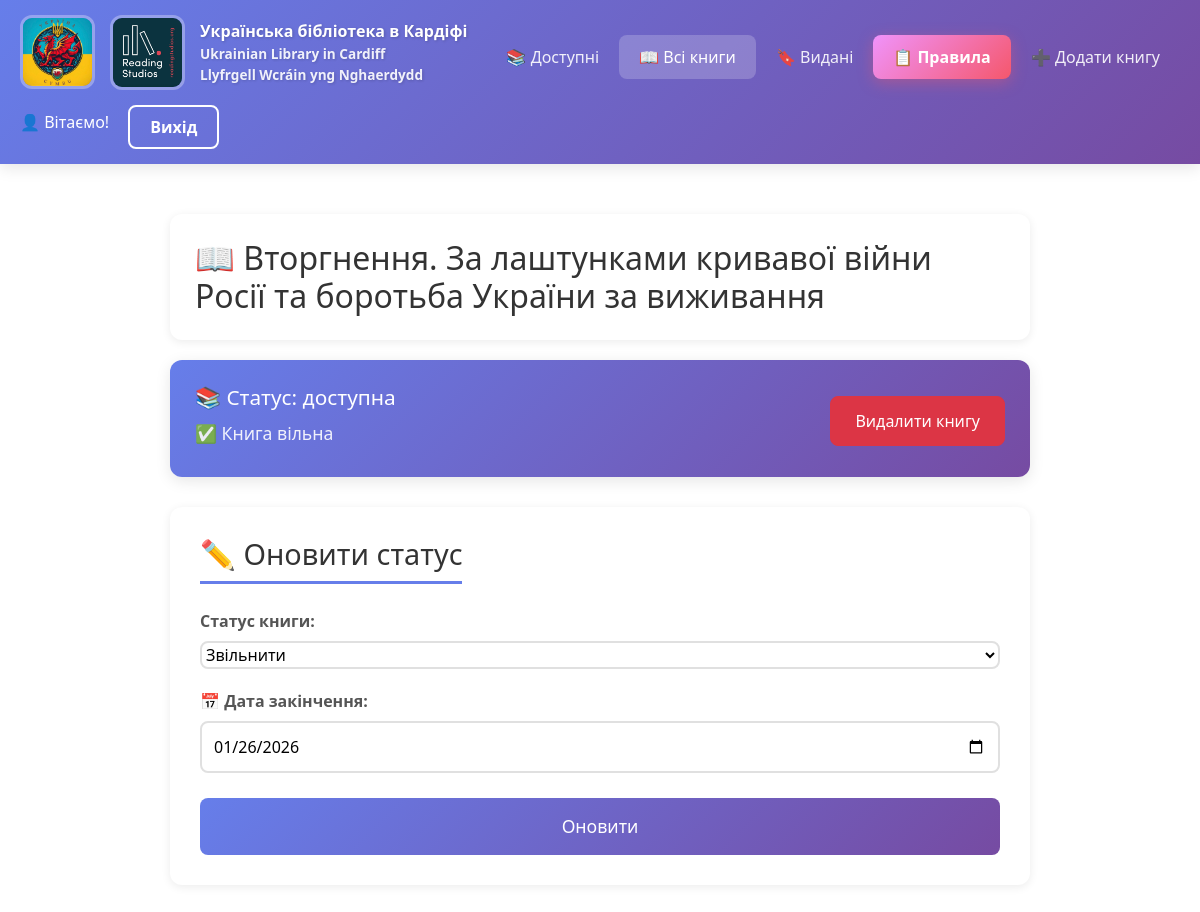
The app's page /books/4 (signed in), older data.
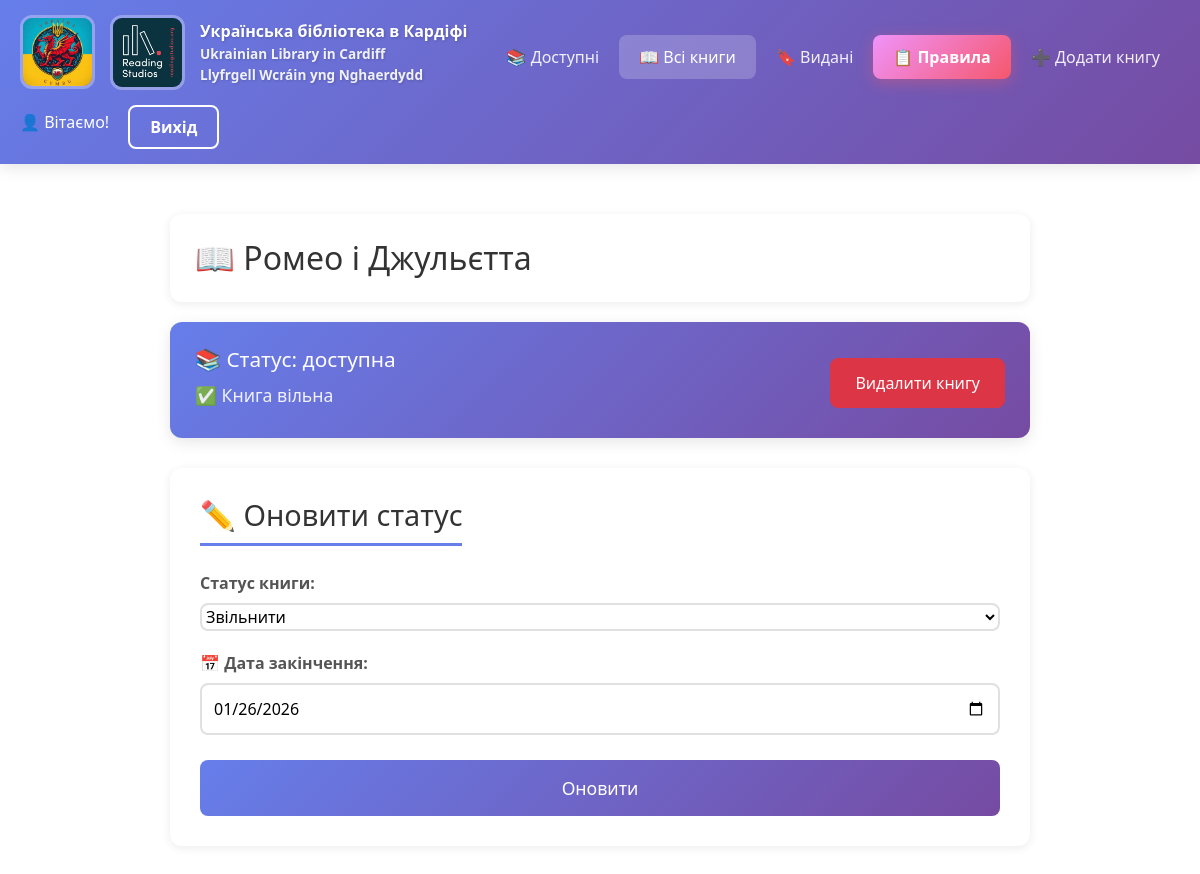
The same page, newer data.
### app.py (models this page shows)
class Book(db.Model):
    id = db.Column(db.Integer, primary_key=True)
    name_book = db.Column(db.String(100), nullable=False)
    author = db.Column(db.String(100), nullable=False)
    surname = db.Column(db.String(100), default='')
    ean = db.Column(db.Text, nullable=False)
    buyer = db.Column(db.String(100), nullable=False)
    phone = db.Column(db.String(20), nullable=False)
    stat = db.Column(db.String(20), nullable=False)
    date = db.Column(db.DateTime, default=datetime.utcnow)
    enddate = db.Column(db.DateTime, default=datetime.utcnow)
    history = db.Column(db.String(100), default='')

### app.py (the view, shortened to what this page needs)
@app.route('/books/<int:id>', methods=['POST', 'GET'])
@login_required
def change(id):
    book = Book.query.get(id)
    return render_template('change.html', book=book)

### app.py (called while the page is built)
@login_manager.user_loader
def load_user(user_id):
    return User.query.get(int(user_id))

### templates/change.html (shortened to what this page needs)
{% extends 'base.html' %}
{% block body %}
<div class="container" style="max-width: 900px; margin: 0 auto; padding: 20px;">
    <div style="background: white; padding: 25px; border-radius: 12px; box-shadow: 0 2px 10px rgba(0,0,0,0.08); margin-bottom: 20px;">
        <h1 style="color: #333; margin: 0; font-size: 2em; display: flex; align-items: center; gap: 12px;">
            📖 {{ book.name_book }}
        </h1>
    </div>
    <div class="gigi" style="margin-bottom: 30px;">
        <div class="didi" style="background: linear-gradient(135deg, #667eea 0%, #764ba2 100%); padding: 25px; border-radius: 12px; box-shadow: 0 4px 15px rgba(0,0,0,0.1); color: white; display: flex; justify-content: space-between; align-items: center;">
            <div>
                <h3 class="tutu" style="margin: 0 0 10px 0; font-size: 1.3em;">📚 Статус: {{ book.stat }} </h3>
                {% if book.stat == 'видана' %}
                <p class="tutu" style="margin: 5px 0; font-size: 1.1em;">👤 Книга у: <strong>{{ book.buyer }}</strong></p>
                <p class="tutu" style="margin: 5px 0; font-size: 1.1em;">📞 Номер: <strong>{{ book.phone }}</strong></p>
                {% else %}
                <p class="tutu" style="margin: 5px 0; font-size: 1.1em; opacity: 0.9;">✅ Книга вільна</p>
                {% endif %}
            </div>
            {% if current_user.is_authenticated and current_user.role == 'superadmin' %}
            <a href="/books/{{ book.id }}/del"
                class="btn btn-danger"
                style="padding: 12px 24px; font-size: 1em; border-radius: 8px; text-decoration: none;">
                Видалити книгу
            </a>
            {% endif %}
        </div>
    </div>
    <div class="didi" style="background: white; padding: 30px; border-radius: 12px; box-shadow: 0 2px 10px rgba(0,0,0,0.08); margin-bottom: 30px;">
        <h2 style="color: #333; margin-bottom: 25px; font-size: 1.8em; border-bottom: 3px solid #667eea; padding-bottom: 10px; display: inline-block;">✏️ Оновити статус</h2>
        <form method="post" class="from-control">
            <div style="margin-bottom: 20px;">
                <label style="display: block; margin-bottom: 8px; color: #555; font-weight: 600;">Статус книги:</label>
                <select class="state" name="stat" id="buyerSelect" style="width: 100%;  border: 2px solid #e0e0e0; border-radius: 8px; font-size: 1em; background-color: white; cursor: pointer; transition: border 0.3s;">
                    <option value="доступна" {% if book.stat == 'доступна' %}selected{% endif %}>Звільнити</option>
                </select>
            </div>
            <div style="margin-bottom: 20px;">
                <label for="enddate" style="display: block; margin-bottom: 8px; color: #555; font-weight: 600;">📅 Дата закінчення:</label>
                <input type="date" name="enddate" class="date" id="enddateInput" required style="width: 100%; padding: 12px; border: 2px solid #e0e0e0; border-radius: 8px; font-size: 1em;">
            </div>
            <button id="da" class="btn btn-success" type="submit" style="width: 100%; padding: 15px; font-size: 1.1em; border-radius: 8px; background: linear-gradient(135deg, #667eea 0%, #764ba2 100%); border: none; color: white; cursor: pointer; transition: transform 0.2s, box-shadow 0.2s;">
                Оновити
            </button>
        </form>
    </div>
{% endblock %}

### templates/base.html (shortened to what this page needs)
<!DOCTYPE html>
<html lang="en">
<head>
    <link rel="stylesheet" href="{{ url_for('static', filename='css/main.css') }}">
    <link href="https://cdn.jsdelivr.net/npm/bootstrap@5.3.8/dist/css/bootstrap.min.css" rel="stylesheet"
>
</head>
<body>
    <header class="modern-header">
        <div class="header-container">
            <div class="d-flex flex-wrap align-items-center justify-content-between">
                <div class="logo-section" style="margin-bottom: 10px;">
                    <a href="/">
                        <img src="{{ url_for('static', filename='image/logotyp.jpg') }}" alt="logo" class="logo-img" style="width: 75px">
                    </a>
                    <a href="/">
                        <img src="{{ url_for('static', filename='image/logotyp3.jpg') }}" alt="logo" class="logo-img">
                    </a>
                    <div class="logo-text">
                        <span class="main-title">Українська бібліотека в Кардіфі</span>
                        <span class="sub-title">Ukrainian Library in Cardiff</span>
                        <span class="sub-title">Llyfrgell Wcráin yng Nghaerdydd</span>
                    </div>
                </div>
                <ul class="nav col-12 col-md-auto mb-2 justify-content-center mb-md-0">
                    <li><a href="/notbook" class="nav-link">📚 Доступні</a></li>
                    <li><a href="/" class="nav-link active">📖 Всі книги</a></li>
                    <li><a href="/booked" class="nav-link">🔖 Видані</a></li>
                    <li><a href="/rules" class="nav-link nav-link-special" >📋 Правила</a></li>
                    {% if current_user.is_authenticated %}
                    <li><a href="/create" class="nav-link">➕ Додати книгу</a></li>
                    {% endif %}
                </ul>
                <div class="text-end">
                    {% if current_user.is_authenticated %}
                    <span class="user-greeting">👤 Вітаємо!</span>
                    <a href="/logout" class="btn btn-outline-danger">Вихід</a>
                    {% else %}
                    <a href="/login"  class="btn btn-outline-primary">Логін адміністратора</a>
                    <a href="/reg" style="margin-left: 20px;" class="btn btn-outline-primary">Реєстрація читача</a>
                    {% endif %}
                </div>
            </div>
        </div>
    </header>
    <div class="container">
        {% block body %}{% endblock %}
    </div>
</body>
</html>

### static/css/main.css (style rules this page uses)
header { background-color: white; top:0; z-index: 1000; }
.btn { margin-top: 5px; }
.tutu { margin-bottom:7px }

### templates/base.html (style rules this page uses)
.modern-header { background: linear-gradient(135deg, #667eea 0%, #764ba2 100%); box-shadow: 0 4px 15px rgba(0,0,0,0.1); padding: 15px 0; margin-bottom: 30px; }
.header-container { max-width: 100%; padding: 0 20px; margin: 0; }
.logo-section { display: flex; align-items: center; gap: 15px; }
.logo-img { width: 75px; border: 3px solid rgba(255,255,255,0.3); border-radius: 12px; transition: transform 0.3s; flex-shrink: 0; }
.logo-text { display: flex; flex-direction: column; gap: 3px; }
.logo-text span { color: white; font-weight: 600; line-height: 1.3; text-shadow: 1px 1px 3px rgba(0,0,0,0.2); }
.logo-text .main-title { font-size: 1em; }
.logo-text .sub-title { font-size: 0.85em; opacity: 0.9; }
.nav-link { color: rgba(255,255,255,0.9) !important; font-weight: 500; padding: 10px 20px !important; border-radius: 8px; transition: all 0.3s; position: relative; }
.nav-link.active { background: rgba(255,255,255,0.2); color: white !important; }
.nav-link-special { background: linear-gradient(135deg, #f093fb 0%, #f5576c 100%) !important; color: white !important; font-weight: 600 !important; box-shadow: 0 4px 15px rgba(245, 87, 108, 0.4); animation: pulse 2s infinite; }
.user-greeting { color: white; font-weight: 500; margin-right: 15px; display: inline-flex; align-items: center; gap: 8px; }
.btn-outline-danger, .btn-outline-primary { border: 2px solid white; color: white; font-weight: 600; padding: 8px 20px; border-radius: 8px; transition: all 0.3s; }

Row changes from the older to the newer data that the page shows:
changed Book "доступна": name_book "Вторгнення. За лаштунками кривавої війни Росії та боротьба України за виживання" → "Ромео і Джульєтта"
